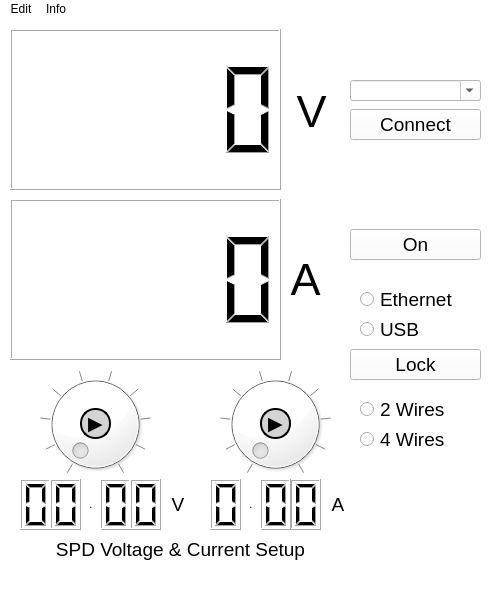
<?xml version="1.0" encoding="UTF-8"?>
<ui version="4.0">
 <class>oMainWind</class>
 <widget class="QMainWindow" name="oMainWind">
  <property name="geometry">
   <rect>
    <x>0</x>
    <y>0</y>
    <width>492</width>
    <height>592</height>
   </rect>
  </property>
  <property name="windowTitle">
   <string>SPD1xxxx Power Supply Tool V1.0</string>
  </property>
  <property name="windowIcon">
   <iconset resource="ui_res.qrc">
    <normaloff>:/image/spd_icon.png</normaloff>:/image/spd_icon.png</iconset>
  </property>
  <property name="styleSheet">
   <string notr="true">background-color: rgb(255, 255, 255);</string>
  </property>
  <widget class="QWidget" name="centralwidget">
   <widget class="QLCDNumber" name="oLcdVoltageMea">
    <property name="geometry">
     <rect>
      <x>10</x>
      <y>10</y>
      <width>271</width>
      <height>161</height>
     </rect>
    </property>
    <property name="smallDecimalPoint">
     <bool>false</bool>
    </property>
    <property name="digitCount">
     <number>5</number>
    </property>
   </widget>
   <widget class="QLCDNumber" name="oLcdVoltIn0">
    <property name="geometry">
     <rect>
      <x>20</x>
      <y>460</y>
      <width>31</width>
      <height>51</height>
     </rect>
    </property>
    <property name="smallDecimalPoint">
     <bool>false</bool>
    </property>
    <property name="digitCount">
     <number>1</number>
    </property>
    <property name="segmentStyle">
     <enum>QLCDNumber::Filled</enum>
    </property>
   </widget>
   <widget class="QDial" name="oDialCurr">
    <property name="geometry">
     <rect>
      <x>220</x>
      <y>350</y>
      <width>111</width>
      <height>111</height>
     </rect>
    </property>
    <property name="maximum">
     <number>9</number>
    </property>
    <property name="singleStep">
     <number>1</number>
    </property>
    <property name="pageStep">
     <number>1</number>
    </property>
    <property name="invertedAppearance">
     <bool>false</bool>
    </property>
    <property name="invertedControls">
     <bool>false</bool>
    </property>
    <property name="wrapping">
     <bool>false</bool>
    </property>
    <property name="notchTarget">
     <double>5.000000000000000</double>
    </property>
    <property name="notchesVisible">
     <bool>true</bool>
    </property>
   </widget>
   <widget class="QLabel" name="oLabCon">
    <property name="geometry">
     <rect>
      <x>390</x>
      <y>0</y>
      <width>51</width>
      <height>51</height>
     </rect>
    </property>
    <property name="maximumSize">
     <size>
      <width>90</width>
      <height>90</height>
     </size>
    </property>
    <property name="text">
     <string/>
    </property>
    <property name="pixmap">
     <pixmap resource="ui_res.qrc">:/image/red.png</pixmap>
    </property>
    <property name="scaledContents">
     <bool>true</bool>
    </property>
   </widget>
   <widget class="QLCDNumber" name="oLcdCurrentMea">
    <property name="geometry">
     <rect>
      <x>10</x>
      <y>180</y>
      <width>271</width>
      <height>161</height>
     </rect>
    </property>
    <property name="smallDecimalPoint">
     <bool>false</bool>
    </property>
    <property name="digitCount">
     <number>5</number>
    </property>
   </widget>
   <widget class="QPushButton" name="oButConnect">
    <property name="geometry">
     <rect>
      <x>350</x>
      <y>90</y>
      <width>131</width>
      <height>31</height>
     </rect>
    </property>
    <property name="font">
     <font>
      <pointsize>14</pointsize>
     </font>
    </property>
    <property name="text">
     <string>Connect</string>
    </property>
   </widget>
   <widget class="QDial" name="oDialVolt">
    <property name="geometry">
     <rect>
      <x>40</x>
      <y>350</y>
      <width>111</width>
      <height>111</height>
     </rect>
    </property>
    <property name="acceptDrops">
     <bool>false</bool>
    </property>
    <property name="maximum">
     <number>9</number>
    </property>
    <property name="pageStep">
     <number>1</number>
    </property>
    <property name="tracking">
     <bool>true</bool>
    </property>
    <property name="wrapping">
     <bool>false</bool>
    </property>
    <property name="notchTarget">
     <double>5.000000000000000</double>
    </property>
    <property name="notchesVisible">
     <bool>true</bool>
    </property>
   </widget>
   <widget class="QLCDNumber" name="oLcdVoltIn1">
    <property name="geometry">
     <rect>
      <x>50</x>
      <y>460</y>
      <width>31</width>
      <height>51</height>
     </rect>
    </property>
    <property name="smallDecimalPoint">
     <bool>false</bool>
    </property>
    <property name="digitCount">
     <number>1</number>
    </property>
    <property name="segmentStyle">
     <enum>QLCDNumber::Filled</enum>
    </property>
   </widget>
   <widget class="QLCDNumber" name="oLcdVoltIn2">
    <property name="geometry">
     <rect>
      <x>100</x>
      <y>460</y>
      <width>31</width>
      <height>51</height>
     </rect>
    </property>
    <property name="smallDecimalPoint">
     <bool>false</bool>
    </property>
    <property name="digitCount">
     <number>1</number>
    </property>
    <property name="segmentStyle">
     <enum>QLCDNumber::Filled</enum>
    </property>
   </widget>
   <widget class="QLCDNumber" name="oLcdVoltIn3">
    <property name="geometry">
     <rect>
      <x>130</x>
      <y>460</y>
      <width>31</width>
      <height>51</height>
     </rect>
    </property>
    <property name="smallDecimalPoint">
     <bool>false</bool>
    </property>
    <property name="digitCount">
     <number>1</number>
    </property>
    <property name="segmentStyle">
     <enum>QLCDNumber::Filled</enum>
    </property>
   </widget>
   <widget class="QLCDNumber" name="oLcdCurrIn2">
    <property name="geometry">
     <rect>
      <x>290</x>
      <y>460</y>
      <width>31</width>
      <height>51</height>
     </rect>
    </property>
    <property name="smallDecimalPoint">
     <bool>false</bool>
    </property>
    <property name="digitCount">
     <number>1</number>
    </property>
    <property name="segmentStyle">
     <enum>QLCDNumber::Filled</enum>
    </property>
   </widget>
   <widget class="QLCDNumber" name="oLcdCurrIn0">
    <property name="geometry">
     <rect>
      <x>210</x>
      <y>460</y>
      <width>31</width>
      <height>51</height>
     </rect>
    </property>
    <property name="smallDecimalPoint">
     <bool>false</bool>
    </property>
    <property name="digitCount">
     <number>1</number>
    </property>
    <property name="segmentStyle">
     <enum>QLCDNumber::Filled</enum>
    </property>
   </widget>
   <widget class="QLCDNumber" name="oLcdCurrIn1">
    <property name="geometry">
     <rect>
      <x>260</x>
      <y>460</y>
      <width>31</width>
      <height>51</height>
     </rect>
    </property>
    <property name="smallDecimalPoint">
     <bool>false</bool>
    </property>
    <property name="digitCount">
     <number>1</number>
    </property>
    <property name="segmentStyle">
     <enum>QLCDNumber::Filled</enum>
    </property>
   </widget>
   <widget class="QPushButton" name="oButVoltSel">
    <property name="geometry">
     <rect>
      <x>80</x>
      <y>389</y>
      <width>31</width>
      <height>31</height>
     </rect>
    </property>
    <property name="font">
     <font>
      <pointsize>14</pointsize>
      <weight>75</weight>
      <bold>true</bold>
     </font>
    </property>
    <property name="styleSheet">
     <string notr="true">border: 2px solid black;
background-color: rgb(211, 211, 211);
border-radius: 15px;</string>
    </property>
    <property name="text">
     <string>▶</string>
    </property>
   </widget>
   <widget class="QPushButton" name="oButCurrSel">
    <property name="geometry">
     <rect>
      <x>260</x>
      <y>389</y>
      <width>31</width>
      <height>31</height>
     </rect>
    </property>
    <property name="font">
     <font>
      <pointsize>14</pointsize>
      <weight>75</weight>
      <bold>true</bold>
     </font>
    </property>
    <property name="styleSheet">
     <string notr="true">border: 2px solid black;
background-color: rgb(211, 211, 211);
border-radius: 15px;</string>
    </property>
    <property name="text">
     <string>▶</string>
    </property>
    <property name="default">
     <bool>false</bool>
    </property>
   </widget>
   <widget class="QGroupBox" name="oGrpBut">
    <property name="geometry">
     <rect>
      <x>350</x>
      <y>260</y>
      <width>131</width>
      <height>71</height>
     </rect>
    </property>
    <property name="styleSheet">
     <string notr="true">background-color: rgb(255, 255, 255);
border-color: rgb(255, 255, 255);
border: 0px</string>
    </property>
    <property name="title">
     <string/>
    </property>
    <property name="alignment">
     <set>Qt::AlignCenter</set>
    </property>
    <property name="flat">
     <bool>false</bool>
    </property>
    <widget class="QRadioButton" name="oRbutUsb">
     <property name="geometry">
      <rect>
       <x>10</x>
       <y>40</y>
       <width>121</width>
       <height>20</height>
      </rect>
     </property>
     <property name="font">
      <font>
       <pointsize>14</pointsize>
      </font>
     </property>
     <property name="text">
      <string>USB</string>
     </property>
    </widget>
    <widget class="QRadioButton" name="oRbutEthernet">
     <property name="geometry">
      <rect>
       <x>10</x>
       <y>10</y>
       <width>121</width>
       <height>20</height>
      </rect>
     </property>
     <property name="font">
      <font>
       <pointsize>14</pointsize>
      </font>
     </property>
     <property name="text">
      <string>Ethernet</string>
     </property>
     <property name="checkable">
      <bool>true</bool>
     </property>
     <property name="checked">
      <bool>false</bool>
     </property>
    </widget>
   </widget>
   <widget class="QGroupBox" name="oGrpBut2">
    <property name="geometry">
     <rect>
      <x>350</x>
      <y>370</y>
      <width>131</width>
      <height>71</height>
     </rect>
    </property>
    <property name="font">
     <font>
      <stylestrategy>PreferDefault</stylestrategy>
     </font>
    </property>
    <property name="autoFillBackground">
     <bool>false</bool>
    </property>
    <property name="styleSheet">
     <string notr="true">background-color: rgb(255, 255, 255);
border-color: rgb(255, 255, 255);
border: 0px</string>
    </property>
    <property name="title">
     <string/>
    </property>
    <property name="flat">
     <bool>false</bool>
    </property>
    <widget class="QRadioButton" name="oRbut4Wire">
     <property name="geometry">
      <rect>
       <x>10</x>
       <y>40</y>
       <width>121</width>
       <height>20</height>
      </rect>
     </property>
     <property name="font">
      <font>
       <pointsize>14</pointsize>
      </font>
     </property>
     <property name="text">
      <string>4 Wires</string>
     </property>
    </widget>
    <widget class="QRadioButton" name="oRbut2Wire">
     <property name="geometry">
      <rect>
       <x>10</x>
       <y>10</y>
       <width>121</width>
       <height>20</height>
      </rect>
     </property>
     <property name="font">
      <font>
       <pointsize>14</pointsize>
      </font>
     </property>
     <property name="text">
      <string>2 Wires</string>
     </property>
     <property name="checkable">
      <bool>true</bool>
     </property>
     <property name="checked">
      <bool>false</bool>
     </property>
    </widget>
   </widget>
   <widget class="QLabel" name="label_2">
    <property name="geometry">
     <rect>
      <x>40</x>
      <y>520</y>
      <width>281</width>
      <height>21</height>
     </rect>
    </property>
    <property name="font">
     <font>
      <pointsize>14</pointsize>
     </font>
    </property>
    <property name="frameShape">
     <enum>QFrame::NoFrame</enum>
    </property>
    <property name="frameShadow">
     <enum>QFrame::Raised</enum>
    </property>
    <property name="text">
     <string>SPD Voltage &amp; Current Setup</string>
    </property>
    <property name="alignment">
     <set>Qt::AlignCenter</set>
    </property>
   </widget>
   <widget class="QLabel" name="label_3">
    <property name="geometry">
     <rect>
      <x>296</x>
      <y>12</y>
      <width>31</width>
      <height>161</height>
     </rect>
    </property>
    <property name="font">
     <font>
      <pointsize>34</pointsize>
     </font>
    </property>
    <property name="text">
     <string>V</string>
    </property>
    <property name="alignment">
     <set>Qt::AlignCenter</set>
    </property>
   </widget>
   <widget class="QLabel" name="label_4">
    <property name="geometry">
     <rect>
      <x>290</x>
      <y>180</y>
      <width>31</width>
      <height>161</height>
     </rect>
    </property>
    <property name="font">
     <font>
      <pointsize>34</pointsize>
     </font>
    </property>
    <property name="text">
     <string>A</string>
    </property>
    <property name="alignment">
     <set>Qt::AlignCenter</set>
    </property>
   </widget>
   <widget class="QLabel" name="label_5">
    <property name="geometry">
     <rect>
      <x>170</x>
      <y>460</y>
      <width>16</width>
      <height>51</height>
     </rect>
    </property>
    <property name="font">
     <font>
      <pointsize>14</pointsize>
     </font>
    </property>
    <property name="frameShape">
     <enum>QFrame::NoFrame</enum>
    </property>
    <property name="frameShadow">
     <enum>QFrame::Raised</enum>
    </property>
    <property name="text">
     <string>V</string>
    </property>
    <property name="alignment">
     <set>Qt::AlignCenter</set>
    </property>
   </widget>
   <widget class="QLabel" name="label_6">
    <property name="geometry">
     <rect>
      <x>330</x>
      <y>460</y>
      <width>16</width>
      <height>51</height>
     </rect>
    </property>
    <property name="font">
     <font>
      <pointsize>14</pointsize>
     </font>
    </property>
    <property name="frameShape">
     <enum>QFrame::NoFrame</enum>
    </property>
    <property name="frameShadow">
     <enum>QFrame::Raised</enum>
    </property>
    <property name="text">
     <string>A</string>
    </property>
    <property name="alignment">
     <set>Qt::AlignCenter</set>
    </property>
   </widget>
   <widget class="QLabel" name="oLabLock">
    <property name="geometry">
     <rect>
      <x>380</x>
      <y>470</y>
      <width>51</width>
      <height>41</height>
     </rect>
    </property>
    <property name="maximumSize">
     <size>
      <width>90</width>
      <height>90</height>
     </size>
    </property>
    <property name="text">
     <string/>
    </property>
    <property name="pixmap">
     <pixmap resource="ui_res.qrc">:/image/unlock.png</pixmap>
    </property>
    <property name="scaledContents">
     <bool>true</bool>
    </property>
   </widget>
   <widget class="QPushButton" name="oButLock">
    <property name="geometry">
     <rect>
      <x>350</x>
      <y>330</y>
      <width>131</width>
      <height>31</height>
     </rect>
    </property>
    <property name="font">
     <font>
      <pointsize>14</pointsize>
     </font>
    </property>
    <property name="text">
     <string>Lock</string>
    </property>
   </widget>
   <widget class="QPushButton" name="oButPwr">
    <property name="geometry">
     <rect>
      <x>350</x>
      <y>210</y>
      <width>131</width>
      <height>31</height>
     </rect>
    </property>
    <property name="font">
     <font>
      <pointsize>14</pointsize>
     </font>
    </property>
    <property name="text">
     <string>On</string>
    </property>
   </widget>
   <widget class="QLabel" name="oLabOnOff">
    <property name="geometry">
     <rect>
      <x>390</x>
      <y>140</y>
      <width>51</width>
      <height>51</height>
     </rect>
    </property>
    <property name="maximumSize">
     <size>
      <width>90</width>
      <height>90</height>
     </size>
    </property>
    <property name="text">
     <string/>
    </property>
    <property name="pixmap">
     <pixmap resource="ui_res.qrc">:/image/red.png</pixmap>
    </property>
    <property name="scaledContents">
     <bool>true</bool>
    </property>
   </widget>
   <widget class="QComboBox" name="oComboDev">
    <property name="geometry">
     <rect>
      <x>350</x>
      <y>61</y>
      <width>131</width>
      <height>21</height>
     </rect>
    </property>
    <property name="font">
     <font>
      <pointsize>14</pointsize>
     </font>
    </property>
    <property name="editable">
     <bool>true</bool>
    </property>
   </widget>
   <widget class="QLabel" name="label_8">
    <property name="geometry">
     <rect>
      <x>81</x>
      <y>460</y>
      <width>20</width>
      <height>51</height>
     </rect>
    </property>
    <property name="font">
     <font>
      <pointsize>8</pointsize>
     </font>
    </property>
    <property name="frameShape">
     <enum>QFrame::NoFrame</enum>
    </property>
    <property name="frameShadow">
     <enum>QFrame::Raised</enum>
    </property>
    <property name="text">
     <string>.</string>
    </property>
    <property name="alignment">
     <set>Qt::AlignCenter</set>
    </property>
   </widget>
   <widget class="QLabel" name="label_9">
    <property name="geometry">
     <rect>
      <x>241</x>
      <y>460</y>
      <width>20</width>
      <height>51</height>
     </rect>
    </property>
    <property name="font">
     <font>
      <pointsize>8</pointsize>
     </font>
    </property>
    <property name="frameShape">
     <enum>QFrame::NoFrame</enum>
    </property>
    <property name="frameShadow">
     <enum>QFrame::Raised</enum>
    </property>
    <property name="text">
     <string>.</string>
    </property>
    <property name="alignment">
     <set>Qt::AlignCenter</set>
    </property>
   </widget>
  </widget>
  <widget class="QMenuBar" name="menubar">
   <property name="geometry">
    <rect>
     <x>0</x>
     <y>0</y>
     <width>492</width>
     <height>21</height>
    </rect>
   </property>
   <widget class="QMenu" name="menuInfo">
    <property name="title">
     <string>Info</string>
    </property>
    <addaction name="oActAbout"/>
   </widget>
   <widget class="QMenu" name="oMenu">
    <property name="title">
     <string>Edit</string>
    </property>
    <addaction name="oActExit"/>
   </widget>
   <addaction name="oMenu"/>
   <addaction name="menuInfo"/>
  </widget>
  <widget class="QStatusBar" name="statusbar"/>
  <action name="oActExit">
   <property name="text">
    <string>Exit</string>
   </property>
  </action>
  <action name="oActAbout">
   <property name="text">
    <string>About</string>
   </property>
  </action>
 </widget>
 <resources>
  <include location="ui_res.qrc"/>
 </resources>
 <connections/>
</ui>
